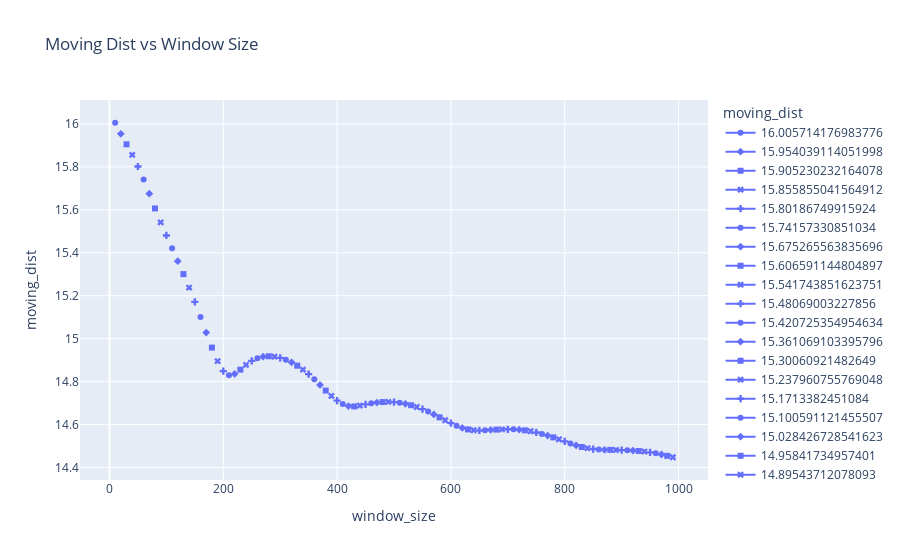

The notebook cell saved with this chart:
### Code cell
fig = px.line(dfp, x="window_size", y="moving_dist", title='Moving Dist vs Window Size',  symbol='moving_dist')
fig.show()
